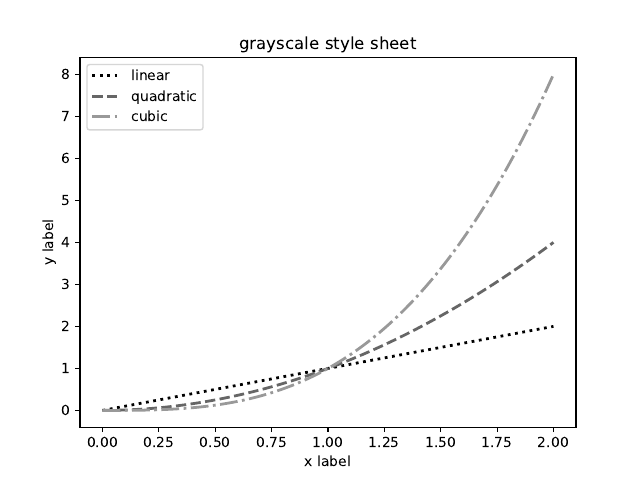

The Python source for this figure:
# Grayscale style sheet
import matplotlib.pyplot as plt
import numpy as np

plt.style.use('grayscale')

x = np.linspace(0, 2, 100)

fig, ax = plt.subplots()
ax.set_title('grayscale style sheet')
ax.set_xlabel('x label')
ax.set_ylabel('y label')
ax.plot(x, x, label='linear', linestyle=':', lw=2)
ax.plot(x, x**2, label='quadratic', ls='--', lw=2)
ax.plot(x, x**3, label='cubic', ls='-.', lw=2)


plt.legend()

plt.savefig('grayscale_style_sheet.pdf')
plt.show()
